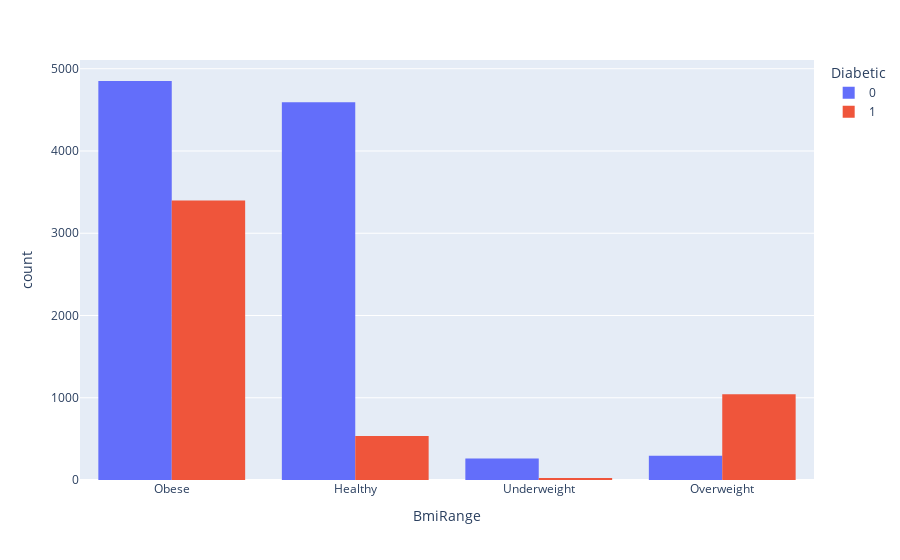

The notebook cell saved with this chart:
### Code cell
# visualisation
px.histogram(diabetes,  "BMI",  color="Diabetic") 
def bmi_function(x):
    if x < 18.5:
        return "Underweight"
    elif x >= 18.5 and x < 25:
        return "Healthy"
    elif x >= 25 and x < 30:
        return "Overweight"
    else:
        return "Obese"
diabetes["BmiRange"] = diabetes.BMI.apply(bmi_function)
diabetes.groupby(["BmiRange", "Diabetic"])["Diabetic"].count()
px.histogram(diabetes, "BmiRange", color="Diabetic", barmode="group") # seems that overweight and obese individuals are more likely to have diabetes

### Figure 1 — Plotly figure (JSON) as saved in the notebook; plotly's stock layout.template omitted (floating-point values rounded to 4 significant figures; data arrays with more than 128 entries replaced by an {"elided": "..."} marker saying what was removed)
{"data": [{"alignmentgroup": "True", "bingroup": "x", "hovertemplate": "Diabetic=0<br>BmiRange=%{x}<br>count=%{y}<extra></extra>", "legendgroup": "0", "marker": {"color": "#636efa", "pattern": {"shape": ""}}, "name": "0", "offsetgroup": "0", "orientation": "v", "showlegend": true, "type": "histogram", "x": {"elided": "10000 str values"}, "xaxis": "x", "yaxis": "y"}, {"alignmentgroup": "True", "bingroup": "x", "hovertemplate": "Diabetic=1<br>BmiRange=%{x}<br>count=%{y}<extra></extra>", "legendgroup": "1", "marker": {"color": "#EF553B", "pattern": {"shape": ""}}, "name": "1", "offsetgroup": "1", "orientation": "v", "showlegend": true, "type": "histogram", "x": {"elided": "5000 str values"}, "xaxis": "x", "yaxis": "y"}], "layout": {"barmode": "group", "legend": {"title": {"text": "Diabetic"}, "tracegroupgap": 0}, "margin": {"t": 60}, "xaxis": {"anchor": "y", "domain": [0, 1], "title": {"text": "BmiRange"}}, "yaxis": {"anchor": "x", "domain": [0, 1], "title": {"text": "count"}}}}
